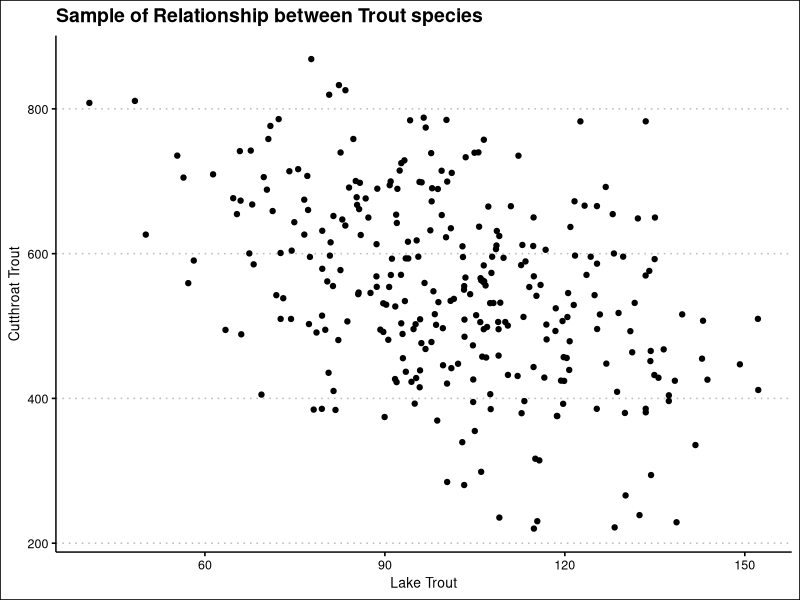
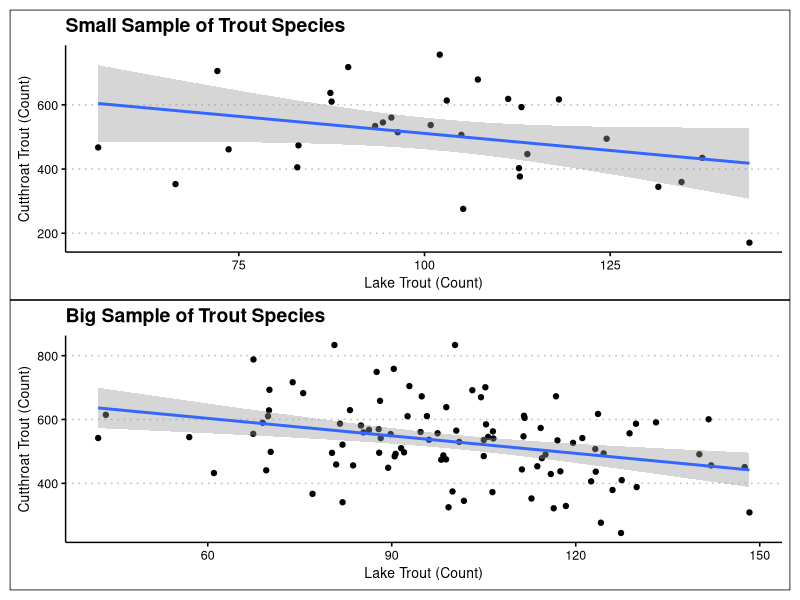

Write R code to recreate these figures, in order.
## ---- chunk 1
#| label: setup
#| message: false

library(tidyverse)
set.seed(123)
theme_set(theme_bw(14))

## ---- chunk 2
#| label: sim-pop
lake_trout <- rnorm(100000, 100, 20)

cutthroat <- rnorm(100000, mean = 800 - 2.5*lake_trout, sd = 120)

trout_sp <- data.frame(lake_trout, cutthroat)

## ---- chunk 3
#| label: fig-pop
#| fig-cap: ' Plot of 300 random points (originally 100,000 points)'
trout_sample  <- trout_sp[sample(nrow(trout_sp), 300), ]


ggplot(trout_sample, aes(x = lake_trout, y = cutthroat))+
  geom_point()+
  labs(x = 'Lake Trout',
       y = 'Cutthroat Trout',
       title = 'Sample of Relationship between Trout species')+
  ggthemes::theme_clean()

## ---- chunk 4
#| label: pop-spl-coefs


sample_list <- map(1:3, ~{

 assign(paste0('lake_spl',.x), slice_sample(trout_sp, n= 30, replace = FALSE), envir = .GlobalEnv)
})

for (i in seq_along(sample_list)) {

lake_lm <- lm(cutthroat ~ lake_trout, data = sample_list[[i]])


print(paste0('Lake_spl',{i}, ' coefficients are:'))
print(coef(lake_lm))
}

pop_lm <- lm(cutthroat ~ lake_trout, data = trout_sp)


print('Population coefficients are:')
print(coef(pop_lm))

## ---- chunk 5
#| label: small-n-pval

p_dist <- function(n){
  map_dbl(1:1000, ~{
trout_sample  <- trout_sp[sample(nrow(trout_sp), n), ]
trout_lm <- lm(cutthroat ~ lake_trout, trout_sample)
trout_lm_summary <- summary(trout_lm)
trout_coefs <- trout_lm_summary$coefficients[2, 4]
return(trout_coefs)
})
}


n_30_fraction <- sum(p_dist(30) < .05) / length(p_dist(30))

n_50_fraction <- sum(p_dist(50) < .05) / length(p_dist(50))

n_100_fraction <- sum(p_dist(100) < .05) / length(p_dist(100))

print(paste('At n = 30 the sample results in p_values below .05 in', n_30_fraction * 100,'% of the cases'))
print(paste('At n = 50 the sample results in p_values below .05 in', n_50_fraction * 100,'% of the cases'))
print(paste('At n = 100 the sample results in p_values below .05 in', n_100_fraction * 100,'% of the cases'))
## ---- chunk 6
#| label: boot-beta1

big_sample  <- trout_sp[sample(nrow(trout_sp), 100), ]

big_boot <- map_dbl(1:1000, function(i){
boot_sample = sample(nrow(big_sample), 100, replace = TRUE)
one_boot <- big_sample[boot_sample, ]
trout_lm <- lm(cutthroat ~ lake_trout, one_boot)
trout_lm_summary <- summary(trout_lm)
trout_coefs <- trout_lm_summary$coefficients[2, 1]
return(trout_coefs)
  })

small_sample <- trout_sp[sample(nrow(trout_sp), 30), ]

small_boot <- map_dbl(1:1000, function(i){
boot_sample = sample(nrow(big_sample), 30, replace = TRUE)
one_boot <- big_sample[boot_sample, ]
trout_lm <- lm(cutthroat ~ lake_trout, one_boot)
trout_lm_summary <- summary(trout_lm)
trout_coefs <- trout_lm_summary$coefficients[2, 1]
return(trout_coefs)
  })

print('The 95% ci for the n_100 bootstrap is between: ')
print(paste(quantile(big_boot, probs = .025),'and', quantile(big_boot, probs = .975)))

print('The 95% ci for the n_30 bootstrap is between: ')
print(paste(quantile(small_boot, probs = .025),'and', quantile(small_boot, probs = .975)))

print('The widths of the two sample 95% CI are:')
print(paste0('Big: ', 
             quantile(big_boot, probs = .975)- quantile(big_boot, probs = .025)))
print(paste0('Small: ',
             quantile(small_boot, probs = .975) - quantile(small_boot, probs = .025)))
## ---- chunk 7
#| label: ci-mean

library(patchwork)
big_sample_plot <-  ggplot(big_sample, aes(lake_trout, cutthroat))+
  geom_point()+
  geom_smooth(method = 'lm', formula = y~x, se = TRUE)+
  labs( x= 'Lake Trout (Count)',
        y = 'Cutthroat Trout (Count)',
        title = 'Big Sample of Trout Species')+
  ggthemes::theme_clean()
  
  
small_sample_plot <-  ggplot(small_sample, aes(lake_trout, cutthroat))+
  geom_point()+
  geom_smooth(method = 'lm', formula = y~x, se = TRUE)+
  labs( x= 'Lake Trout (Count)',
        y = 'Cutthroat Trout (Count)',
        title = 'Small Sample of Trout Species')+
  ggthemes::theme_clean()

small_sample_plot/big_sample_plot
